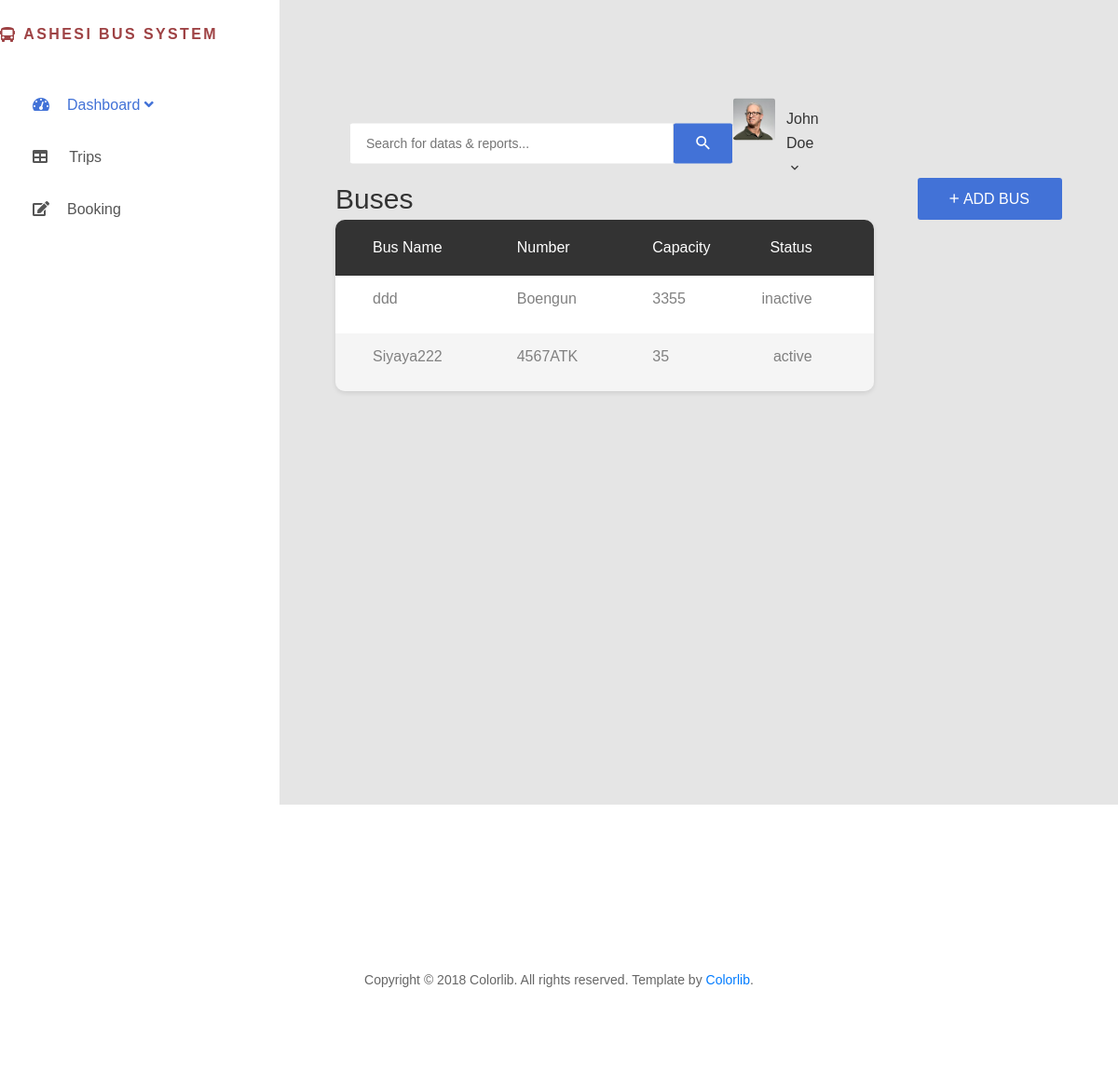
/admin/bus.php, run on the app's committed database.
### tables this page shows
CREATE TABLE `buses` (
  `bus_id` int(11) NOT NULL,
  `bus_number` varchar(255) NOT NULL,
  `capacity` int(11) NOT NULL,
  `bus_name` varchar(255) NOT NULL,
  `bus_status` enum('active','inactive','maintenance/unavailable') NOT NULL
);

### Functions/functions.php (called while the page is built, shortened)
<?php
require '../config/connection.php';
function get_bus_data() {
     global $connection;
    $sql = "SELECT * FROM buses";
    $result = $connection->query($sql);
    if ($result->num_rows > 0) {
        $bus_data = [];
        while ($row = $result->fetch_assoc()) {
            $bus_data[] = [
                'name' => $row['bus_name'],
                'number' => $row['bus_number'],
                'bus_id' => $row['bus_id'],
                'capacity' => $row['capacity'],
                'status' => $row['bus_status']
            ];
        }
        return $bus_data;
    } else {
        return [];
    }
}
?>

### admin/bus.php (the view, shortened to what this page needs)
<!DOCTYPE html>
<html lang="en">
<head>
    <?php include 'styles.php' ?>
    <link rel="stylesheet" href="https://cdn.jsdelivr.net/npm/sweetalert2@11/dist/sweetalert2.min.css">
</head>
<body>
        <?php
        require '../Functions/functions.php';
        echo display_msg($msg); ?>
    <div class="page-wrapper">
        <?php include 'side-menu.php' ?>
        <div class="page-container">
            <div class="main-content">
                <div class="section__content section__content--p30">
                    <div class="container-fluid">
                        <div class="row">
                            <?php include 'desktop-header.php' ?>
                            <div class="col-md-12">
                                <div class="overview-wrap">
                                    <h2 class="title-1">Buses</h2>
                                    <div class="popup">
                                        <button class="au-btn au-btn-icon au-btn--blue" onclick="addBus()">
                                            <i class="zmdi zmdi-plus"></i>Add Bus</button>
                                    </div>
                                </div>
                            </div>
                            <div class="col-lg-9">
                                <div class="table-responsive table--no-card m-b-30">
                                    <table class="table table-borderless table-striped table-earning">
                                        <thead>
                                            <tr>
                                                <th>Bus Name</th>
                                                <th>Number</th>
                                                <th>Capacity</th>
                                                <th class="text-right">Status</th>
                                            </tr>
                                        </thead>
                                        <tbody>
                                            <?php
                                            $bus_data = get_bus_data();
                                            foreach ($bus_data as $bus) {
                                                echo "<tr>";
                                                echo "<td>{$bus['name']}</td>";
                                                echo "<td>{$bus['number']}</td>";
                                                echo "<td>{$bus['capacity']}</td>";
                                                echo "<td class='text-right'>{$bus['status']}</td>";
                                                echo "</tr>";
                                            }
                                            ?>
                                        </tbody>
                                    </table>
                                </div>
                            </div>
                        </div>
                        <br><br><br>
                    </div>
                </div>
            </div>
        </div>
        <br><br><br><br><br><br>
        <?php include 'footer.php' ?>
</body>
</html>

### data on the page
buses: bus_name "ddd", bus_number "Boengun", capacity "3355", bus_status "inactive"
buses: bus_name "Siyaya222", bus_number "4567ATK", capacity "35", bus_status "active"
